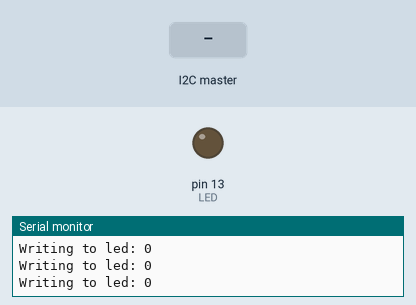
Simulated run of this sketch. Board: Arduino Uno, built with avr-gcc and run on an emulated ATmega328P. Parts: output pins drawn as LEDs (lit = HIGH), the last lines printed to the serial monitor. Inputs (shaded band) come from the test bench.

Above: at 1.2 s.
1.3 s: the I2C master sends the byte 200
At 1.7 s:
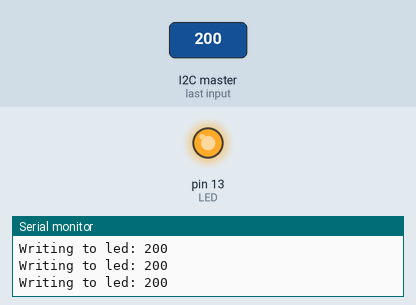
2.8 s: the I2C master sends the byte 1
At 4.3 s:
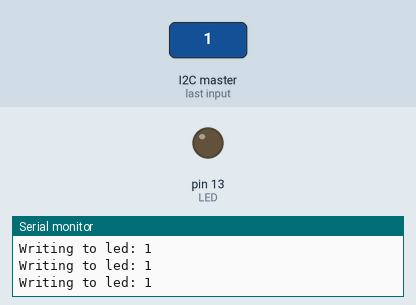
Timing chart, 0 to 5.8 s (numbered marks = the images above; inputs shaded):
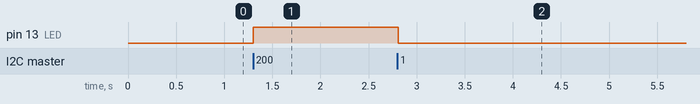

Measured:
- after the input at 1.3 s, pin 13 (LED): LOW → HIGH at once
- after the input at 2.8 s, pin 13 (LED): HIGH → LOW at once

The sketch:

slave.ino
```cpp
//slave
#include <Wire.h>

int LED = 13;
int x = 0;

void setup() {
  pinMode(LED, OUTPUT);
  Wire.begin(9);
  Wire.onReceive(receiveEvent);
  Serial.begin(9600);
}

void receiveEvent(int bytes) {
  if (Wire.available()) {
    x = Wire.read();// х отримує значенння(контролюється зовнішнім пристроєм)
  }
}

void loop() {
  analogWrite(LED, x);
  Serial.print("Writing to led: ");
  Serial.println(x);
  delay(100);
}
```
